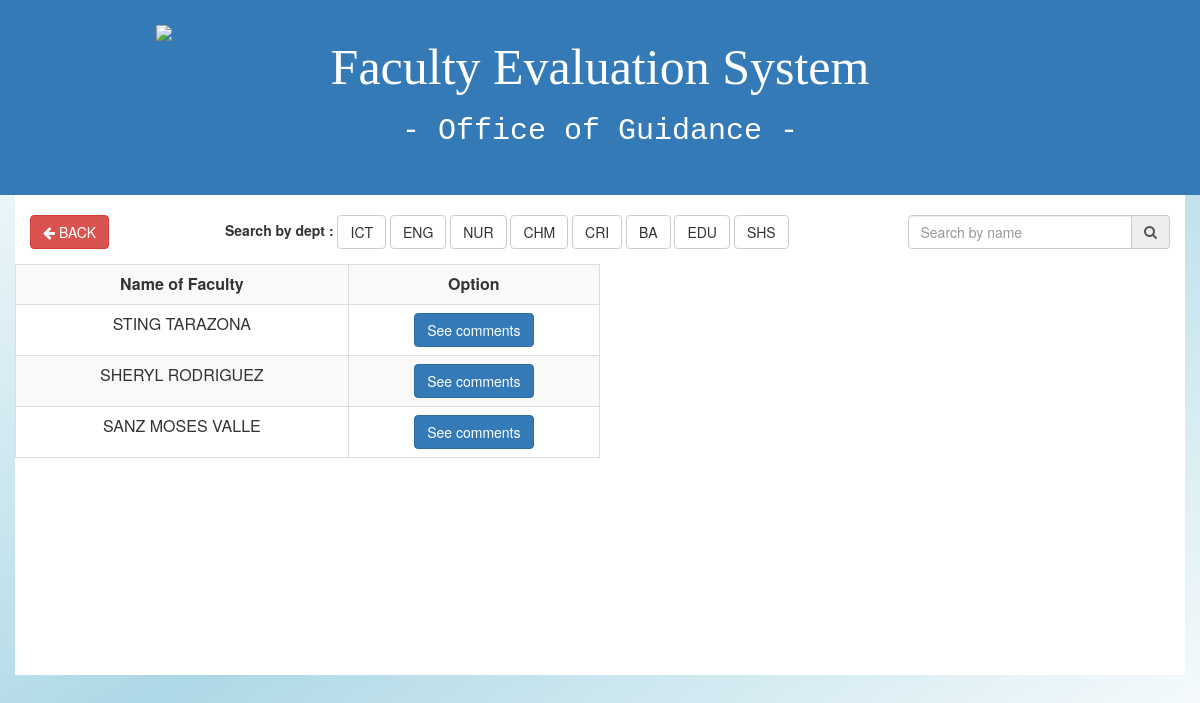
The app's page /comments.php, older data.
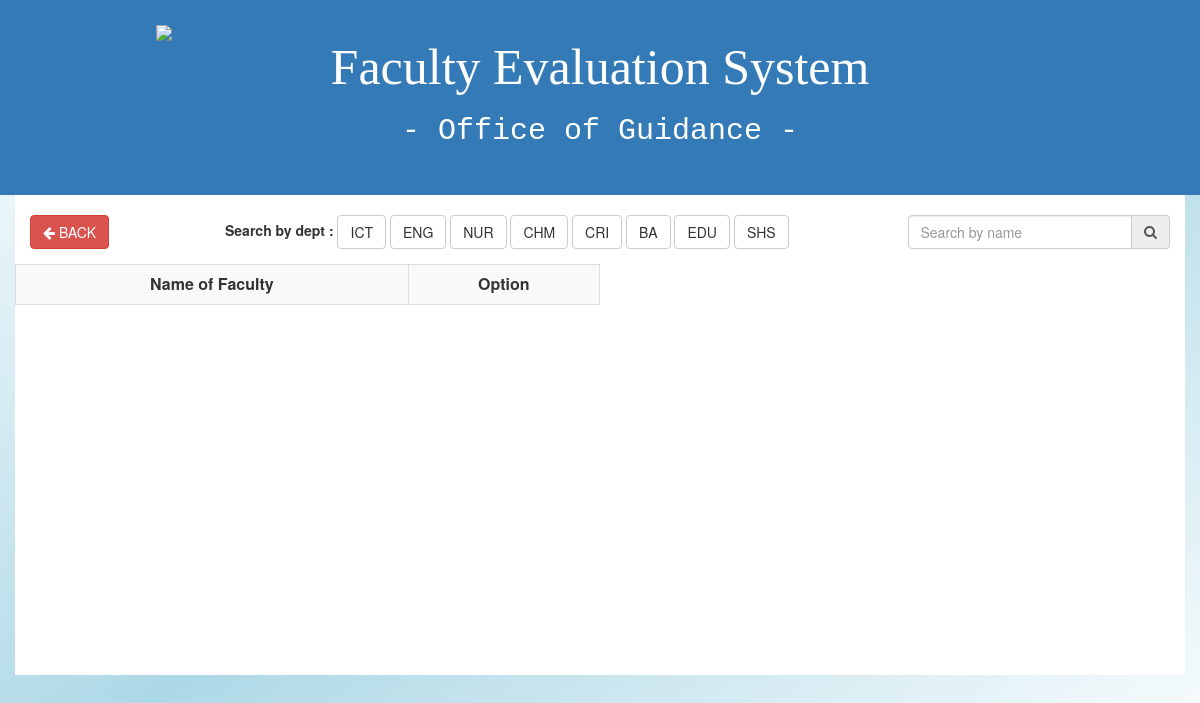
The same page, newer data.
### tables this page shows
CREATE TABLE `overall` (
  `id` int(11) NOT NULL,
  `teacher` varchar(100) NOT NULL,
  `score` int(11) NOT NULL,
  `students` int(11) NOT NULL,
  `grade` varchar(3) NOT NULL,
  `description` varchar(50) NOT NULL
);

### functions/function.php (called while the page is built, shortened)
<?php
 function connect(){
 	$db = new PDO("mysql:host=localhost;dbname=scheduling_system","root","");
 	return $db;
 }
function getoverall(){
  $dbs = connect();
  $query = $dbs->prepare("SELECT * from overall");
  $query->execute();
  return $results = $query->fetchAll(PDO::FETCH_OBJ);
}
?>

### comments.php (the view, shortened to what this page needs)
<?php
include 'functions/function.php';
$results = getoverall();
 ?>
<html>
<head>
<link href="style/bootstrap.min.css" rel="stylesheet">
<link rel="stylesheet" href="style/css/font-awesome.min.css" type="text/css">
<link href="style/master.css" rel="stylesheet">
</head>
<body style="background:linear-gradient(to bottom right,white,lightblue,white); height:100%">
  <header>
    <div class="container-fluid bg-primary">
      <div class="row">
        <div class="container" style="padding: 20px 0px;">
          <div class="col-md-3">
            <div class="box">
                <img class="img-responsive" src="./images/logo.png"
                style="margin-left:70px; margin-top:5px">
            </div>
          </div>
          <div class="col-md-6 text-center">
              <h1 class="font"> Faculty Evaluation System </h1>
              <h1 class="font2"> - Office of Guidance - </h1>
          </div>
          <div class="col-md-3"></div>
        </div>
      </div>
    </div>
  </header>
<div class="container bg-white" style="height: 480px;">
  <div class="row">
    <div class="col-md-2">
      <a href="adminrecord.php"><button class="btn btn-danger" type="button" name="button">
        <i class="fa fa-arrow-left"></i> BACK</button>
    </a>
    </div>
    <div class="col-md-7">
      <div class="form-inline pull-left">
        <label for="">Search by dept : </label>
        <a href="comments.php?dept=ict" class="btn btn-default">ICT</a>
        <a href="comments.php?dept=eng" class="btn btn-default">ENG</a>
        <a href="comments.php?dept=nur" class="btn btn-default">NUR</a>
        <a href="comments.php?dept=chm" class="btn btn-default">CHM</a>
        <a href="comments.php?dept=cri" class="btn btn-default">CRI</a>
        <a href="comments.php?dept=ba" class="btn btn-default">BA</a>
        <a href="comments.php?dept=edu" class="btn btn-default">EDU</a>
        <a href="comments.php?dept=shs" class="btn btn-default">SHS</a>
      </div>
    </div>
    <div class="col-md-3">
      <div class="form-group">
        <form class="input-group" action="#" method="post">
          <input class="form-control" type="text" name="searchname" placeholder="Search by name">
          <span class="input-group-addon"> <i class="fa fa-search"></i>
          </span>
        </form>
      </div>
    </div>
  </div>
  <div class="row">
    <div class="col-md-6">
      <div class="row" style="height: 400px; overflow: auto;"id="divToPrint">
        <table class="table table-responsive table-striped table-bordered text" align="center">
          <tr>
            <th>Name of Faculty</th>
            <th>Option</th>
          </tr>
          <?php foreach($results as $g): ?>
            <tr>
              <td><?php echo $g->teacher ?></td>
              <td><button data-id="<?php echo $g->teacher;?>" type="button" class="btn btn-primary details"
               data-toggle="modal">See comments</button>
             </td>
            </tr>
          <?php endforeach; ?>
        </table>
      </div>
    </div>
    <div class="col-md-6">
      <div class="row" id="comments" style="height: 400px; overflow: auto;" >
      </div>
    </div>
  </div>
</div>
</body>
</html>

Row changes from the older to the newer data that the page shows:
removed overall: teacher "STING TARAZONA"
removed overall: teacher "SHERYL RODRIGUEZ"
removed overall: teacher "SANZ MOSES VALLE"
